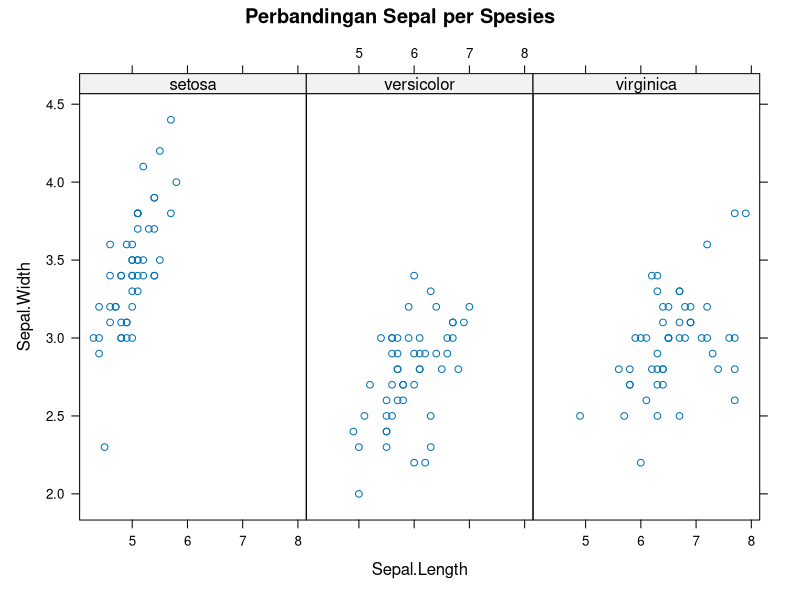

The R source for this figure:
library(lattice)
xyplot(Sepal.Width ~ Sepal.Length | Species, data = iris,
       layout = c(3,1),
       main = "Perbandingan Sepal per Spesies")
